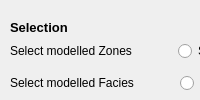
  <widget class="QDockWidget" name="SelectionZones_Facies_dockWidget">
   <attribute name="dockWidgetArea">
    <number>1</number>
   </attribute>
   <widget class="QWidget" name="dockWidgetContents_3">
    <widget class="QWidget" name="layoutWidget_7">
     <property name="geometry">
      <rect>
       <x>10</x>
       <y>20</y>
       <width>616</width>
       <height>555</height>
      </rect>
     </property>
     <layout class="QFormLayout" name="formLayout_Selection_Main">
      <property name="fieldGrowthPolicy">
       <enum>QFormLayout::AllNonFixedFieldsGrow</enum>
      </property>
      <item row="1" column="0">
       <layout class="QHBoxLayout" name="horizontalLayout_13">
        <item>
         <widget class="QLabel" name="SelectmodelledZones_label_Main">
          <property name="font">
           <font>
            <weight>50</weight>
            <bold>false</bold>
           </font>
          </property>
          <property name="text">
           <string>Select modelled Zones</string>
          </property>
         </widget>
        </item>
        <item>
         <spacer name="AfterSelectmodelledZones_label_horizontalSpacer_Main">
          <property name="orientation">
           <enum>Qt::Horizontal</enum>
          </property>
          <property name="sizeHint" stdset="0">
           <size>
            <width>40</width>
            <height>20</height>
           </size>
          </property>
         </spacer>
        </item>
        <item>
         <widget class="QRadioButton" name="Zones_Selection_radioButton_Main">
          <property name="font">
           <font>
            <weight>50</weight>
            <bold>false</bold>
           </font>
          </property>
          <property name="text">
           <string>Selection</string>
          </property>
         </widget>
        </item>
        <item>
         <spacer name="AfterSelectionRadioButton_horizontalSpacer_Main">
          <property name="orientation">
           <enum>Qt::Horizontal</enum>
          </property>
          <property name="sizeHint" stdset="0">
           <size>
            <width>40</width>
            <height>20</height>
           </size>
          </property>
         </spacer>
        </item>
        <item>
         <widget class="QRadioButton" name="SelectAll_radioButton_Main">
          <property name="font">
           <font>
            <weight>50</weight>
            <bold>false</bold>
           </font>
          </property>
          <property name="text">
           <string>Select All..</string>
          </property>
         </widget>
        </item>
       </layout>
      </item>
      <item row="2" column="0">
       <widget class="KActionSelector" name="SelectZones_actionSelector_Main">
        <property name="font">
         <font>
          <weight>50</weight>
          <bold>false</bold>
         </font>
        </property>
       </widget>
      </item>
      <item row="3" column="0">
       <layout class="QHBoxLayout" name="horizontalLayout_14">
        <item>
         <widget class="QLabel" name="SelectmodelledFacies_label_Main">
          <property name="font">
           <font>
            <weight>50</weight>
            <bold>false</bold>
           </font>
          </property>
          <property name="text">
           <string>Select modelled Facies</string>
          </property>
         </widget>
        </item>
        <item>
         <spacer name="AfterSelectmodelledFacies_label_horizontalSpacer_Main">
          <property name="orientation">
           <enum>Qt::Horizontal</enum>
          </property>
          <property name="sizeHint" stdset="0">
           <size>
            <width>40</width>
            <height>20</height>
           </size>
          </property>
         </spacer>
        </item>
        <item>
         <widget class="QRadioButton" name="SelectionFacies_RadioButton_Main">
          <property name="font">
           <font>
            <weight>50</weight>
            <bold>false</bold>
           </font>
          </property>
          <property name="text">
           <string>Selection</string>
          </property>
         </widget>
        </item>
        <item>
         <spacer name="AfterSelectFacies_RadioButton_horizontalSpacer_Main">
          <property name="orientation">
           <enum>Qt::Horizontal</enum>
          </property>
          <property name="sizeHint" stdset="0">
           <size>
            <width>40</width>
            <height>20</height>
           </size>
          </property>
         </spacer>
        </item>
        <item>
         <widget class="QRadioButton" name="SelectAllFacies_RadioButton_Main">
          <property name="font">
           <font>
            <weight>50</weight>
            <bold>false</bold>
           </font>
          </property>
          <property name="text">
           <string>Select All ..</string>
          </property>
         </widget>
        </item>
       </layout>
      </item>
      <item row="4" column="0">
       <widget class="KActionSelector" name="Facies_kactionselector_Main">
        <property name="font">
         <font>
          <weight>50</weight>
          <bold>false</bold>
         </font>
        </property>
       </widget>
      </item>
      <item row="5" column="0">
       <widget class="QDialogButtonBox" name="Selection_Ok_Cancel_buttonBox_Main">
        <property name="font">
         <font>
          <weight>50</weight>
          <bold>false</bold>
         </font>
        </property>
        <property name="standardButtons">
         <set>QDialogButtonBox::Cancel|QDialogButtonBox::Ok</set>
        </property>
       </widget>
      </item>
      <item row="0" column="0">
       <widget class="QLabel" name="label_3">
        <property name="font">
         <font>
          <pointsize>10</pointsize>
          <weight>75</weight>
          <bold>true</bold>
         </font>
        </property>
        <property name="text">
         <string>Selection </string>
        </property>
       </widget>
      </item>
     </layout>
    </widget>
   </widget>
  </widget>
